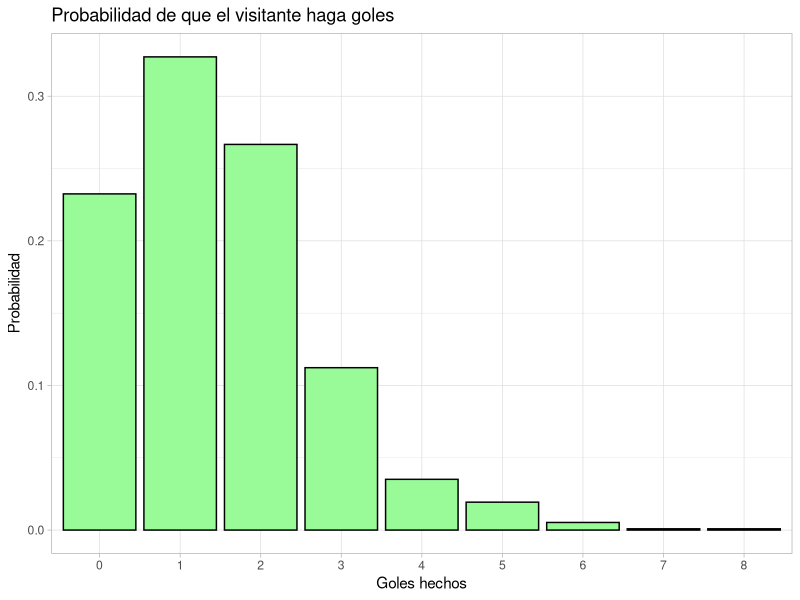
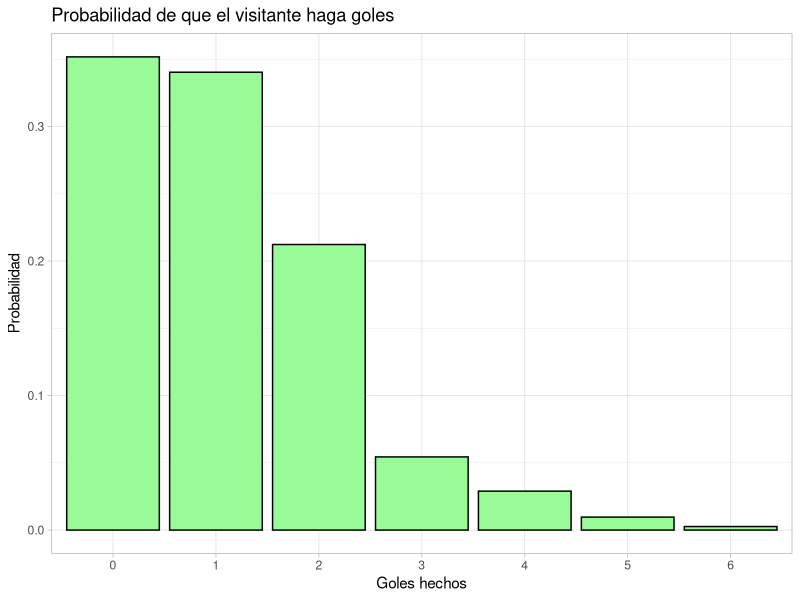
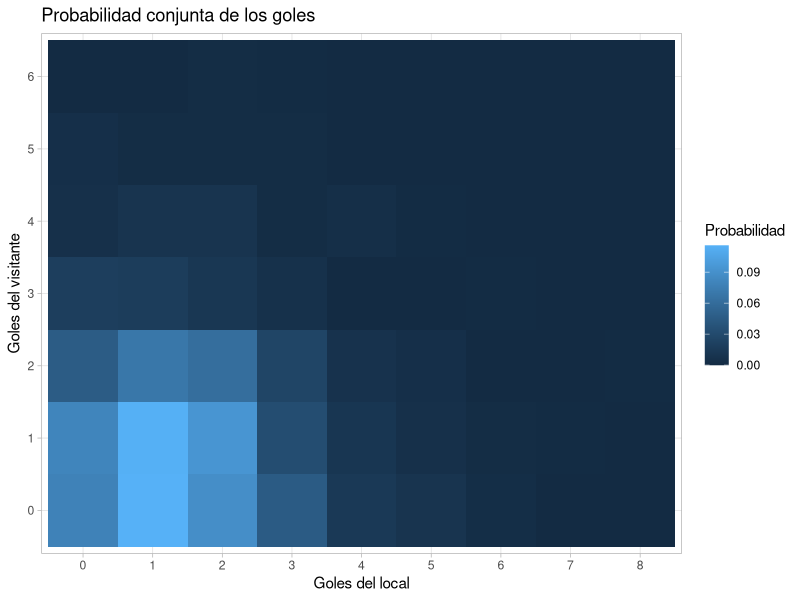

Here is the R script that generated these plots, in order:
###############################################################################
#                              POSTWORK 03                                    #
###############################################################################

# Ahora graficaremos probabilidades (estimadas) marginales y conjuntas para el 
# número de goles que anotan en un partido el equipo de casa o el equipo 
# visitante.

# Con el último data frame obtenido en el postwork de la sesión 2, elabora 
# tablas de frecuencias relativas para estimar las siguientes probabilidades:

# La probabilidad (marginal) de que el equipo que juega en casa anote x 
# goles (x=0,1,2,)

library(ggplot2)

TemUn<-read.csv("ResultadoPostwork02.csv", header=T)

ProbMargLocal<-data.frame(table(data.frame(TemUn$FTHG))/(nrow(TemUn)))
names(ProbMargLocal)<-c('G.Local','Probabilidad')

print(paste('La probabilidad marginal de que el equipo que juega como',
            'local anote cierta cantidad de goles, se muestra en:'))
ProbMargLocal

# La probabilidad (marginal) de que el equipo que juega como visitante anote 
# 'y' goles (y=0,1,2,)

ProbMargVisit<-data.frame(table(data.frame(TemUn$FTAG))/(nrow(TemUn)))
names(ProbMargVisit)<-c('G.Visit','Probabilidad')

print(paste('La probabilidad marginal de que el equipo que juega como',
            'visitante anote cierta cantidad de goles, se muestra en:'))
ProbMargVisit

# La probabilidad (conjunta) de que el equipo que juega en casa anote x goles y 
# el equipo que juega como visitante anote y goles (x=0,1,2,, y=0,1,2,)

Local<-TemUn$FTHG; Visitante<-TemUn$FTAG

ProbConjunta<-table(data.frame(Local,Visitante))/nrow(TemUn)

print(paste('La probabilidad conjunta de que un partido concluya con cierto',
            'marcador, se muestra en la tabla siguiente:'))

ProbConjunta

ProbConjunta<-data.frame(ProbConjunta)
names(ProbConjunta)<-c('G.Local', 'G.Visit', 'Probabilidad')

write.csv(ProbConjunta,file='ResultadoPostwork03.csv')

# Realiza lo siguiente:

# Un gráfico de barras para las probabilidades marginales estimadas del número 
# de goles que anota el equipo de casa.

ggplot(ProbMargLocal, aes(x = G.Local, y = Probabilidad)) +
  geom_bar(stat="identity", col="black", fill="Pale green") +
  ggtitle("Probabilidad de que el visitante haga goles") +
  ylab("Probabilidad") +
  xlab("Goles hechos") +
  theme_light()

# Un gráfico de barras para las probabilidades marginales estimadas del número 
# de goles que anota el equipo visitante.

ggplot(ProbMargVisit, aes(x = G.Visit, y = Probabilidad)) +
  geom_bar(stat="identity", col="black", fill="Pale green") +
  ggtitle("Probabilidad de que el visitante haga goles") +
  ylab("Probabilidad") +
  xlab("Goles hechos") +
  theme_light()

# Un HeatMap para las probabilidades conjuntas estimadas de los números de goles 
# que anotan el equipo de casa y el equipo visitante en un partido.

ggplot(ProbConjunta, aes(x = G.Local, y = G.Visit, fill = Probabilidad)) +
  geom_tile() +
  ggtitle("Probabilidad conjunta de los goles") +
  labs(x="Goles del local",y="Goles del visitante",fill='Probabilidad') +
  theme_light()
